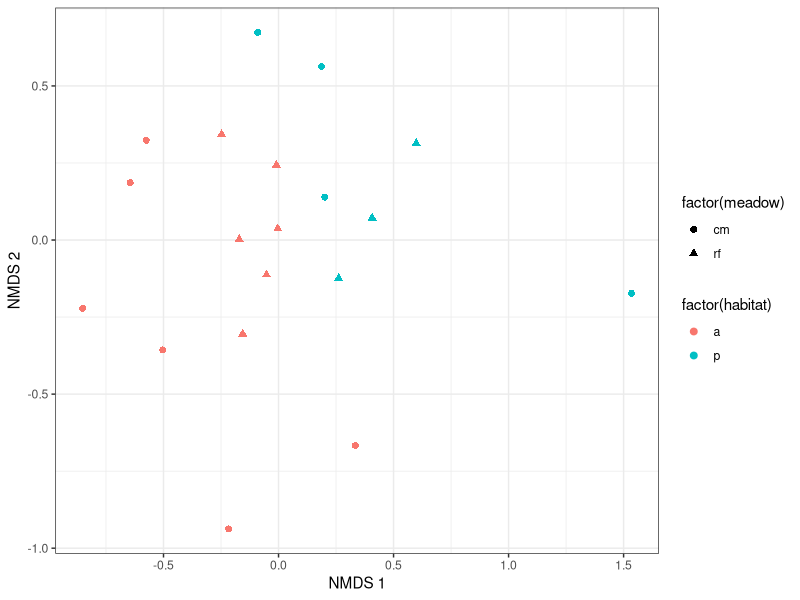

Write the R code that produced this figure.
library(vegan)
library(tidyverse)
library(here)

field.data.raw <- read.csv(here("data/SRWC-seedbank_plant-survey_2024-02-26.csv"), header = TRUE)

# removing duplicate rows
dup.1 <- which(field.data.raw$plot == "rf.6.a" & field.data.raw$species.code == "unkfb")[2]
dup.2 <- which(field.data.raw$plot == "rf.4.p" & field.data.raw$species.code == "sidore")[2]
drop <- c(dup.1, dup.2)

field.data <- field.data.raw %>% filter(!row_number() %in% drop)

# switching to wide format for vegan
field.wide <- field.data %>%
pivot_wider(names_from = species.code, values_from = species.count, 
            names_sort = TRUE, values_fill = 0)

view(field.wide)

##Permanova 

# species matrix only
sp.matrix <- field.wide %>% select(abicon:vioadu)

perma.1 <- adonis2(sp.matrix ~ habitat + meadow, 
                    data = field.wide, method ="jaccard")

perma.1



## Code for plotting NMDS

jaccard.dist <- vegdist(sp.matrix, method="jaccard")
nmds <- metaMDS(jaccard.dist, k=2, tol=0.001, maxit=100) # figures out where the points should go

nmdsPlot <- tibble(x=nmds$points[,1], y=nmds$points[,2])
nmdsPlot[,c('meadow','habitat','transect','plot')] <- 
  field.wide[,c('meadow','habitat','transect','plot')]

ggplot(nmdsPlot, aes(x, y, shape=factor(meadow), color=factor(habitat))) +
  geom_point(size=2) + 
  theme_bw() +
  xlab('NMDS 1') +
  ylab('NMDS 2')